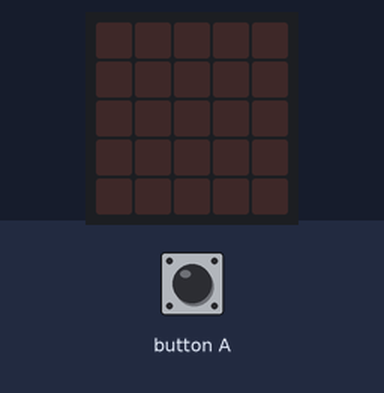
The program below on a simulated BBC micro:bit (MakeCode). Parts: the board's 5×5 LED display. Inputs (shaded band) come from the test bench.

Above: at 1.2 s.
1.3 s: button A pressed for 0.15 s
At 1.9 s:
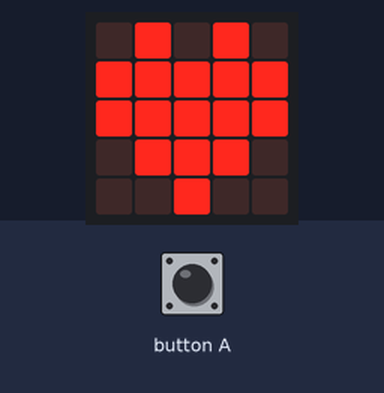
Timing chart, 0 to 4.3 s (numbered marks = the images above; inputs shaded):
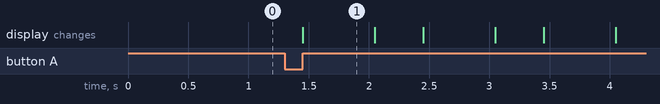

The program:

main.ts
```typescript
input.onButtonPressed(Button.A, function () {
    for (let index = 0; index < 4; index++) {
        basic.showIcon(IconNames.Heart)
        basic.showLeds(`
            . . . . .
            . . . . .
            . . . . .
            . . . . .
            . . . . .
            `)
    }
})
```

test.ts
```typescript
// aquí va el archivo "tests"; esto no se compilará cuando este paquete se utilice como una extensión.
```

Measured:
- after the input at 1.3 s, the display: changes after 0.15 s (image 1)
- what the display in image 1 shows lasts 0.6 s, from 1.5 s to 2.1 s
